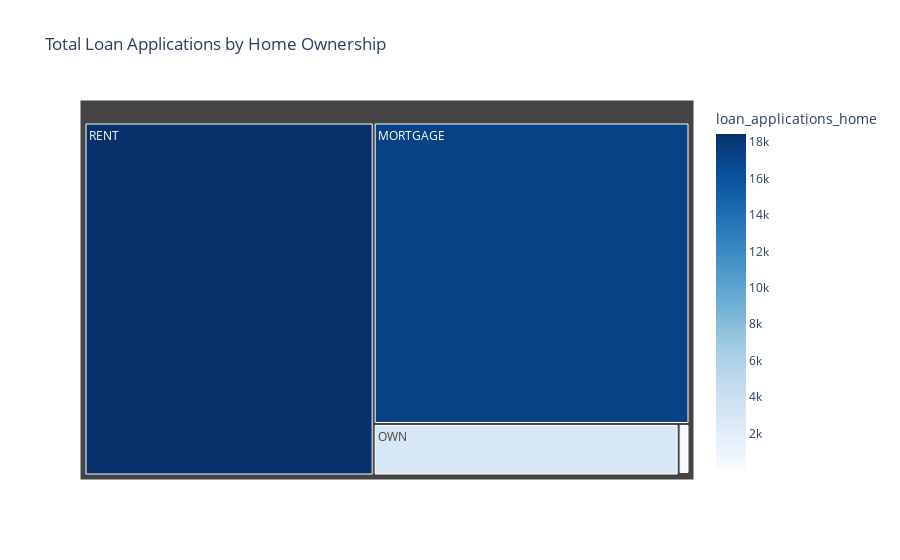

Notebook source saved alongside this figure:
### Markdown cell above
### Home Ownership Analysis for Total Loan Applications

### Code cell
home_loan_Applications =  df.groupby('home_ownership')['id'].count().reset_index()
home_loan_Applications['loan_applications_home']= home_loan_Applications['id']

fig = px.treemap(
    home_loan_Applications,
    path=['home_ownership'],
    values='loan_applications_home',
    color='loan_applications_home',
    color_continuous_scale='blues',
    title="Total Loan Applications by Home Ownership"
)
fig.show()

### Figure 1 — Plotly figure (JSON) as saved in the notebook; plotly's stock layout.template omitted (floating-point values rounded to 4 significant figures)
{"data": [{"branchvalues": "total", "customdata": [[17198], [3], [98], [2838], [18439]], "domain": {"x": [0, 1], "y": [0, 1]}, "hovertemplate": "labels=%{label}<br>loan_applications_home_sum=%{value}<br>parent=%{parent}<br>id=%{id}<br>loan_applications_home=%{color}<extra></extra>", "ids": ["MORTGAGE", "NONE", "OTHER", "OWN", "RENT"], "labels": ["MORTGAGE", "NONE", "OTHER", "OWN", "RENT"], "marker": {"coloraxis": "coloraxis", "colors": [17198, 3, 98, 2838, 18439]}, "name": "", "parents": ["", "", "", "", ""], "type": "treemap", "values": [17198, 3, 98, 2838, 18439]}], "layout": {"coloraxis": {"colorbar": {"title": {"text": "loan_applications_home"}}, "colorscale": [[0, "rgb(247,251,255)"], [0.125, "rgb(222,235,247)"], [0.25, "rgb(198,219,239)"], [0.375, "rgb(158,202,225)"], [0.5, "rgb(107,174,214)"], [0.625, "rgb(66,146,198)"], [0.75, "rgb(33,113,181)"], [0.875, "rgb(8,81,156)"], [1, "rgb(8,48,107)"]]}, "legend": {"tracegroupgap": 0}, "title": {"text": "Total Loan Applications by Home Ownership"}}}
